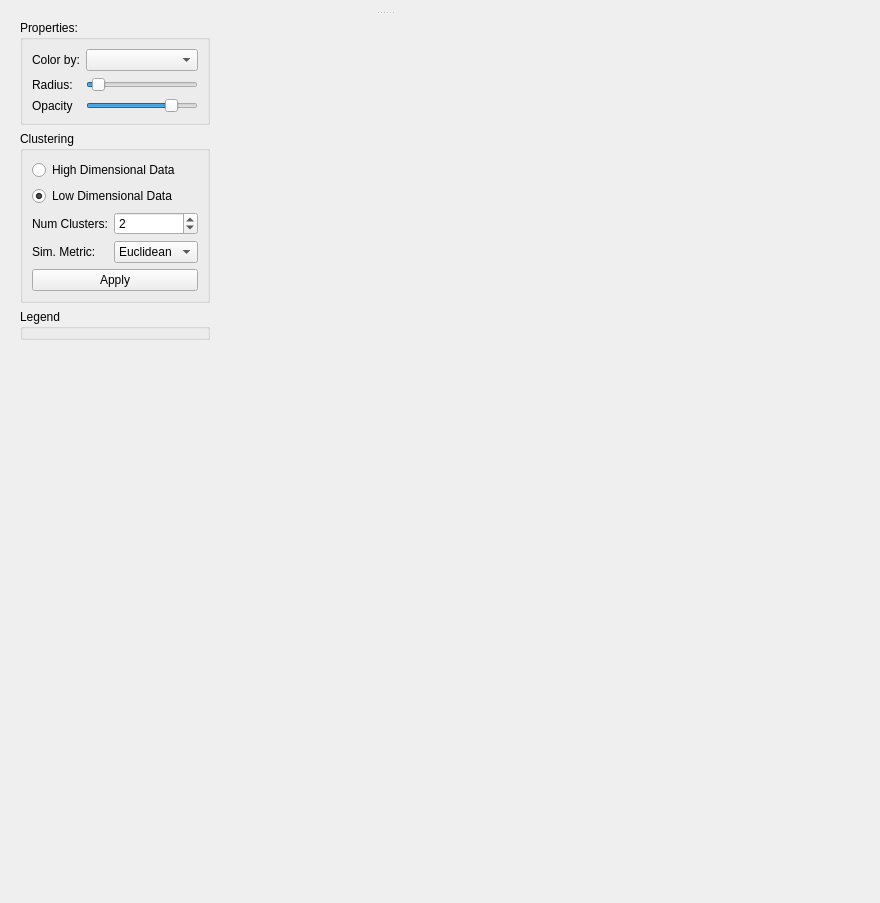
<?xml version="1.0" encoding="UTF-8"?>
<ui version="4.0">
 <class>TimeAnalysisWidget</class>
 <widget class="QWidget" name="TimeAnalysisWidget">
  <property name="geometry">
   <rect>
    <x>0</x>
    <y>0</y>
    <width>880</width>
    <height>903</height>
   </rect>
  </property>
  <property name="windowTitle">
   <string>Form</string>
  </property>
  <layout class="QHBoxLayout" name="horizontalLayout_2" stretch="1,2,2">
   <item>
    <widget class="QWidget" name="widget" native="true">
     <layout class="QVBoxLayout" name="verticalLayout">
      <item>
       <widget class="QGroupBox" name="groupBox_2">
        <property name="title">
         <string>Properties:</string>
        </property>
        <layout class="QGridLayout" name="gridLayout_2">
         <item row="0" column="0">
          <widget class="QLabel" name="label_3">
           <property name="text">
            <string>Color by:</string>
           </property>
          </widget>
         </item>
         <item row="0" column="1">
          <widget class="QComboBox" name="colorByComboBox"/>
         </item>
         <item row="1" column="0">
          <widget class="QLabel" name="label_4">
           <property name="text">
            <string>Radius:</string>
           </property>
          </widget>
         </item>
         <item row="1" column="1">
          <widget class="QSlider" name="radiusSlider">
           <property name="maximum">
            <number>100</number>
           </property>
           <property name="value">
            <number>5</number>
           </property>
           <property name="orientation">
            <enum>Qt::Horizontal</enum>
           </property>
          </widget>
         </item>
         <item row="2" column="0">
          <widget class="QLabel" name="label_5">
           <property name="text">
            <string>Opacity</string>
           </property>
          </widget>
         </item>
         <item row="2" column="1">
          <widget class="QSlider" name="opacitySlider">
           <property name="value">
            <number>80</number>
           </property>
           <property name="orientation">
            <enum>Qt::Horizontal</enum>
           </property>
          </widget>
         </item>
        </layout>
       </widget>
      </item>
      <item>
       <widget class="QGroupBox" name="groupBox">
        <property name="title">
         <string>Clustering</string>
        </property>
        <layout class="QGridLayout" name="gridLayout">
         <item row="0" column="0" colspan="2">
          <widget class="QRadioButton" name="highRadioButton">
           <property name="text">
            <string>High Dimensional Data</string>
           </property>
          </widget>
         </item>
         <item row="1" column="0" colspan="2">
          <widget class="QRadioButton" name="lowRadioButton">
           <property name="text">
            <string>Low Dimensional Data</string>
           </property>
           <property name="checked">
            <bool>true</bool>
           </property>
          </widget>
         </item>
         <item row="2" column="0">
          <widget class="QLabel" name="label">
           <property name="text">
            <string>Num Clusters:</string>
           </property>
          </widget>
         </item>
         <item row="3" column="0">
          <widget class="QLabel" name="label_2">
           <property name="text">
            <string>Sim. Metric:</string>
           </property>
          </widget>
         </item>
         <item row="3" column="1">
          <widget class="QComboBox" name="metricComboBox">
           <item>
            <property name="text">
             <string>Euclidean</string>
            </property>
           </item>
          </widget>
         </item>
         <item row="4" column="0" colspan="2">
          <widget class="QPushButton" name="applyButton">
           <property name="text">
            <string>Apply</string>
           </property>
          </widget>
         </item>
         <item row="2" column="1">
          <widget class="QSpinBox" name="numClustersSpin">
           <property name="minimum">
            <number>1</number>
           </property>
           <property name="maximum">
            <number>1000</number>
           </property>
           <property name="value">
            <number>2</number>
           </property>
          </widget>
         </item>
        </layout>
       </widget>
      </item>
      <item>
       <widget class="QGroupBox" name="legendGroupBox">
        <property name="title">
         <string>Legend</string>
        </property>
       </widget>
      </item>
      <item>
       <spacer name="verticalSpacer">
        <property name="orientation">
         <enum>Qt::Vertical</enum>
        </property>
        <property name="sizeHint" stdset="0">
         <size>
          <width>20</width>
          <height>671</height>
         </size>
        </property>
       </spacer>
      </item>
     </layout>
    </widget>
   </item>
   <item>
    <widget class="QSplitter" name="splitter">
     <property name="orientation">
      <enum>Qt::Vertical</enum>
     </property>
     <widget class="QWidget" name="">
      <layout class="QHBoxLayout" name="horizontalLayout">
       <item>
        <widget class="ProjectionViewWidget" name="projectionWidget" native="true"/>
       </item>
       <item>
        <widget class="QWidget" name="widget_2" native="true">
         <property name="minimumSize">
          <size>
           <width>36</width>
           <height>0</height>
          </size>
         </property>
         <property name="maximumSize">
          <size>
           <width>36</width>
           <height>16777215</height>
          </size>
         </property>
         <widget class="QToolButton" name="singleSelection">
          <property name="geometry">
           <rect>
            <x>0</x>
            <y>10</y>
            <width>30</width>
            <height>30</height>
           </rect>
          </property>
          <property name="minimumSize">
           <size>
            <width>30</width>
            <height>30</height>
           </size>
          </property>
          <property name="maximumSize">
           <size>
            <width>30</width>
            <height>30</height>
           </size>
          </property>
          <property name="text">
           <string>Sin</string>
          </property>
          <property name="checkable">
           <bool>true</bool>
          </property>
          <property name="checked">
           <bool>true</bool>
          </property>
         </widget>
         <widget class="QToolButton" name="groupSelection">
          <property name="geometry">
           <rect>
            <x>0</x>
            <y>50</y>
            <width>30</width>
            <height>30</height>
           </rect>
          </property>
          <property name="minimumSize">
           <size>
            <width>30</width>
            <height>30</height>
           </size>
          </property>
          <property name="maximumSize">
           <size>
            <width>30</width>
            <height>30</height>
           </size>
          </property>
          <property name="text">
           <string>Grp</string>
          </property>
          <property name="checkable">
           <bool>true</bool>
          </property>
         </widget>
        </widget>
       </item>
      </layout>
     </widget>
     <widget class="CalendarWidget" name="calendarWidget" native="true"/>
    </widget>
   </item>
   <item>
    <widget class="GraphSummaryContainerWidget" name="graphWidget" native="true"/>
   </item>
  </layout>
 </widget>
 <customwidgets>
  <customwidget>
   <class>ProjectionViewWidget</class>
   <extends>QWidget</extends>
   <header>projectionView/projectionviewwidget.h</header>
   <container>1</container>
   <slots>
    <slot>setRadiusFactor(int)</slot>
    <slot>setOpacity(int)</slot>
   </slots>
  </customwidget>
  <customwidget>
   <class>CalendarWidget</class>
   <extends>QWidget</extends>
   <header>calendarwidget.h</header>
   <container>1</container>
  </customwidget>
  <customwidget>
   <class>GraphSummaryContainerWidget</class>
   <extends>QWidget</extends>
   <header>graphsummarycontainerwidget.h</header>
   <container>1</container>
  </customwidget>
 </customwidgets>
 <resources/>
 <connections>
  <connection>
   <sender>radiusSlider</sender>
   <signal>valueChanged(int)</signal>
   <receiver>projectionWidget</receiver>
   <slot>setRadiusFactor(int)</slot>
   <hints>
    <hint type="sourcelabel">
     <x>212</x>
     <y>88</y>
    </hint>
    <hint type="destinationlabel">
     <x>486</x>
     <y>88</y>
    </hint>
   </hints>
  </connection>
  <connection>
   <sender>opacitySlider</sender>
   <signal>valueChanged(int)</signal>
   <receiver>projectionWidget</receiver>
   <slot>setOpacity(int)</slot>
   <hints>
    <hint type="sourcelabel">
     <x>249</x>
     <y>124</y>
    </hint>
    <hint type="destinationlabel">
     <x>533</x>
     <y>236</y>
    </hint>
   </hints>
  </connection>
 </connections>
 <slots>
  <slot>performClustering()</slot>
 </slots>
</ui>
